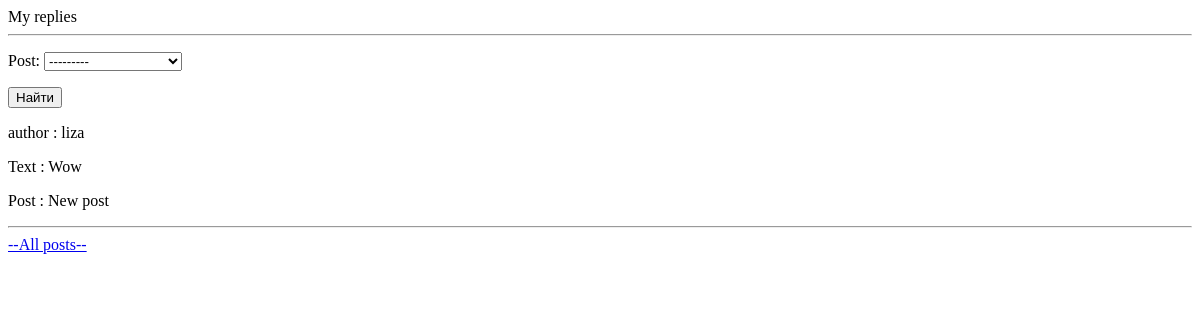
The app's page /bulletin_board_app/replies/ (signed in), older data.
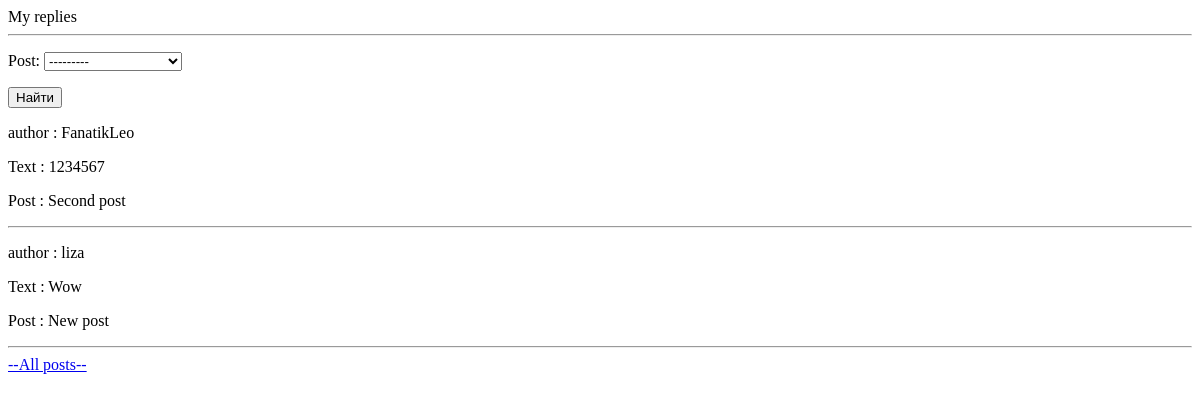
The same page, newer data.
### bulletin_board_app/models.py (models this page shows, shortened)
class Reply(models.Model):
    author = models.ForeignKey(User, on_delete=models.CASCADE)
    text = models.TextField()
    post = models.ForeignKey(Post, on_delete=models.CASCADE)
    status = models.IntegerField(choices=((0, 'Not considered'), (1, 'Accept'), (2, 'Reject')), default=0,)
    class Meta:
        verbose_name = 'Reply'
        verbose_name_plural = 'Replies'

class Post(models.Model):
    TYPE = (
        ('tank', 'Танки'),
        ('heal', 'Хилы'),
        ('dd', 'ДД'),
        ('trader', 'Торговцы'),
        ('gildmaster', 'Гилдмастеры'),
        ('questgiver', 'Квестгиверы'),
        ('blacksmith', 'Кузнецы'),
        ('tanner', 'Кожевники'),
        ('potionmaster', 'Зельевары'),
        ('spellmaster', 'Мастера заклинаний'),
    )
    author = models.ForeignKey(User, on_delete=models.CASCADE)
    title = models.CharField(max_length=64)
    text = models.TextField()
    category = models.CharField(max_length=12, choices=TYPE, default='tank')
    upload = models.FileField(upload_to='uploads/')
    def __str__(self):
        return f'{self.title}'

### bulletin_board_app/views.py (the view)
# urls.py: path('replies/', ReplyList.as_view(), name='reply_list'),
class ReplyList(ListView):
    model = Reply
    template_name = 'replies.html'
    context_object_name = 'replies'
    def get_queryset(self):
        queryset = Reply.objects.filter(post__author=self.request.user)
        self.filterset = ReplyFilter(self.request.GET, queryset)
        return self.filterset.qs
    def get_context_data(self, **kwargs):
        context = super().get_context_data(**kwargs)
        context['filterset'] = self.filterset
        return context

### bulletin_board_app/templates/replies.html (shortened to what this page needs)
<html>
<head></head>
<body>
My replies
<hr>
   <form action="" method="get">
       {{ filterset.form.as_p }}
       <input type="submit" value="Найти" />
   </form>
    {% if replies %}
        {% for reply in replies %}
            {% if reply.status != 2 %}
                <p>author : {{ reply.author}}</p>
                <p>Text : {{ reply.text}}</p>
                <p>Post : {{ reply.post}}</p>
                <hr>
            {% endif %}
        {% endfor %}
    {% else %}
        There is no replies
    {% endif %}
    <a href="{% url 'post_list' %}">--All posts--</a>
</body>
</html>

Row changes from the older to the newer data that the page shows:
now on this page (row edited): Reply: author "FanatikLeo", text "1234567", post "Second post"
